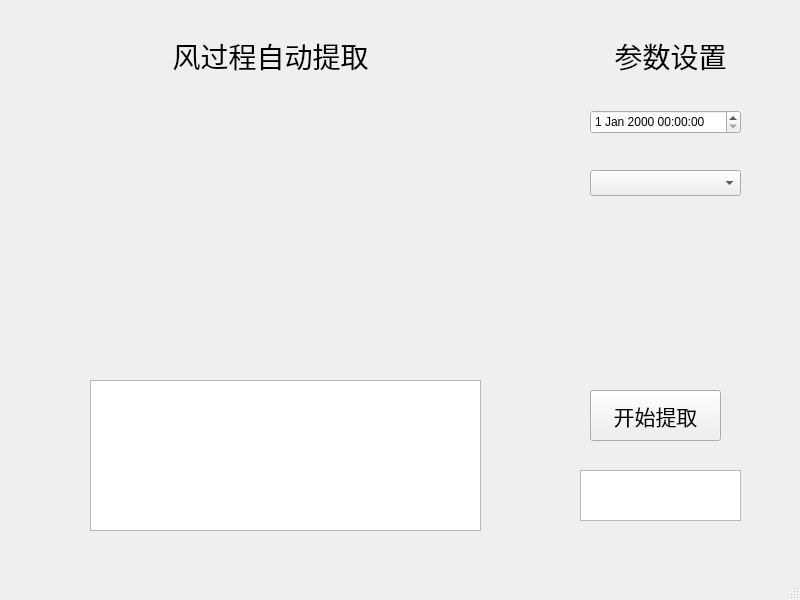
<?xml version="1.0" encoding="UTF-8"?>
<ui version="4.0">
 <class>MainWindow</class>
 <widget class="QMainWindow" name="MainWindow">
  <property name="geometry">
   <rect>
    <x>0</x>
    <y>0</y>
    <width>800</width>
    <height>600</height>
   </rect>
  </property>
  <property name="windowTitle">
   <string>MainWindow</string>
  </property>
  <widget class="QWidget" name="centralwidget">
   <widget class="QLabel" name="label">
    <property name="geometry">
     <rect>
      <x>170</x>
      <y>40</y>
      <width>201</width>
      <height>31</height>
     </rect>
    </property>
    <property name="font">
     <font>
      <pointsize>21</pointsize>
     </font>
    </property>
    <property name="text">
     <string>风过程自动提取</string>
    </property>
    <property name="textFormat">
     <enum>Qt::AutoText</enum>
    </property>
    <property name="alignment">
     <set>Qt::AlignCenter</set>
    </property>
   </widget>
   <widget class="QLabel" name="label_2">
    <property name="geometry">
     <rect>
      <x>570</x>
      <y>40</y>
      <width>201</width>
      <height>31</height>
     </rect>
    </property>
    <property name="font">
     <font>
      <pointsize>21</pointsize>
     </font>
    </property>
    <property name="text">
     <string>参数设置</string>
    </property>
    <property name="textFormat">
     <enum>Qt::AutoText</enum>
    </property>
    <property name="alignment">
     <set>Qt::AlignCenter</set>
    </property>
   </widget>
   <widget class="QComboBox" name="comboBox">
    <property name="geometry">
     <rect>
      <x>590</x>
      <y>170</y>
      <width>151</width>
      <height>26</height>
     </rect>
    </property>
   </widget>
   <widget class="QDateTimeEdit" name="dateTimeEdit">
    <property name="geometry">
     <rect>
      <x>590</x>
      <y>110</y>
      <width>151</width>
      <height>24</height>
     </rect>
    </property>
   </widget>
   <widget class="QPushButton" name="pushButton">
    <property name="geometry">
     <rect>
      <x>590</x>
      <y>390</y>
      <width>131</width>
      <height>51</height>
     </rect>
    </property>
    <property name="font">
     <font>
      <pointsize>16</pointsize>
     </font>
    </property>
    <property name="text">
     <string>开始提取</string>
    </property>
   </widget>
   <widget class="QTableWidget" name="tableWidget">
    <property name="geometry">
     <rect>
      <x>90</x>
      <y>380</y>
      <width>391</width>
      <height>151</height>
     </rect>
    </property>
   </widget>
   <widget class="QTextBrowser" name="textBrowser">
    <property name="geometry">
     <rect>
      <x>580</x>
      <y>470</y>
      <width>161</width>
      <height>51</height>
     </rect>
    </property>
   </widget>
  </widget>
  <widget class="QStatusBar" name="statusbar"/>
 </widget>
 <resources/>
 <connections/>
</ui>
